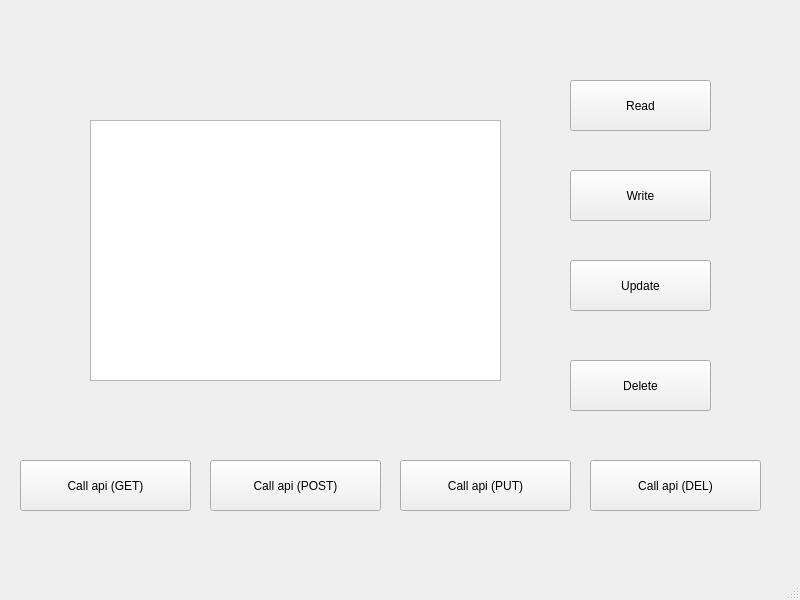
<?xml version="1.0" encoding="UTF-8"?>
<ui version="4.0">
 <class>MainWindow</class>
 <widget class="QMainWindow" name="MainWindow">
  <property name="geometry">
   <rect>
    <x>0</x>
    <y>0</y>
    <width>800</width>
    <height>600</height>
   </rect>
  </property>
  <property name="windowTitle">
   <string>MainWindow</string>
  </property>
  <widget class="QWidget" name="centralwidget">
   <widget class="QTableView" name="tableView">
    <property name="geometry">
     <rect>
      <x>90</x>
      <y>120</y>
      <width>411</width>
      <height>261</height>
     </rect>
    </property>
   </widget>
   <widget class="QPushButton" name="read_btn">
    <property name="geometry">
     <rect>
      <x>570</x>
      <y>80</y>
      <width>141</width>
      <height>51</height>
     </rect>
    </property>
    <property name="text">
     <string>Read</string>
    </property>
   </widget>
   <widget class="QPushButton" name="write_btn">
    <property name="geometry">
     <rect>
      <x>570</x>
      <y>170</y>
      <width>141</width>
      <height>51</height>
     </rect>
    </property>
    <property name="text">
     <string>Write</string>
    </property>
   </widget>
   <widget class="QPushButton" name="update_btn">
    <property name="geometry">
     <rect>
      <x>570</x>
      <y>260</y>
      <width>141</width>
      <height>51</height>
     </rect>
    </property>
    <property name="text">
     <string>Update</string>
    </property>
   </widget>
   <widget class="QPushButton" name="delete_btn">
    <property name="geometry">
     <rect>
      <x>570</x>
      <y>360</y>
      <width>141</width>
      <height>51</height>
     </rect>
    </property>
    <property name="text">
     <string>Delete</string>
    </property>
   </widget>
   <widget class="QPushButton" name="pushButton">
    <property name="geometry">
     <rect>
      <x>20</x>
      <y>460</y>
      <width>171</width>
      <height>51</height>
     </rect>
    </property>
    <property name="text">
     <string>Call api (GET)</string>
    </property>
   </widget>
   <widget class="QPushButton" name="post_api">
    <property name="geometry">
     <rect>
      <x>210</x>
      <y>460</y>
      <width>171</width>
      <height>51</height>
     </rect>
    </property>
    <property name="text">
     <string>Call api (POST)</string>
    </property>
   </widget>
   <widget class="QPushButton" name="put_api">
    <property name="geometry">
     <rect>
      <x>400</x>
      <y>460</y>
      <width>171</width>
      <height>51</height>
     </rect>
    </property>
    <property name="text">
     <string>Call api (PUT)</string>
    </property>
   </widget>
   <widget class="QPushButton" name="del_api">
    <property name="geometry">
     <rect>
      <x>590</x>
      <y>460</y>
      <width>171</width>
      <height>51</height>
     </rect>
    </property>
    <property name="text">
     <string>Call api (DEL)</string>
    </property>
   </widget>
  </widget>
  <widget class="QMenuBar" name="menubar">
   <property name="geometry">
    <rect>
     <x>0</x>
     <y>0</y>
     <width>800</width>
     <height>21</height>
    </rect>
   </property>
  </widget>
  <widget class="QStatusBar" name="statusbar"/>
 </widget>
 <resources/>
 <connections/>
</ui>
